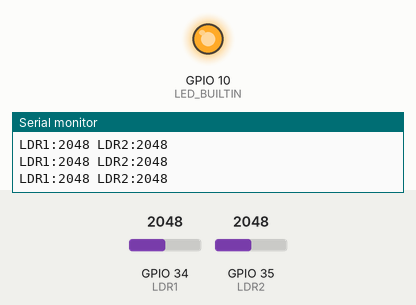
The sketch below on a simulated ESP32. Shown: output pins drawn as LEDs (lit = HIGH), the last lines printed to the serial monitor. Inputs (shaded band) come from the test bench; at power-on: GPIO 34 (LDR1) = 2048, GPIO 35 (LDR2) = 2048.

Above: at 1.2 s.
1.3 s: GPIO 34 (LDR1) set to 491
At 2.5 s:
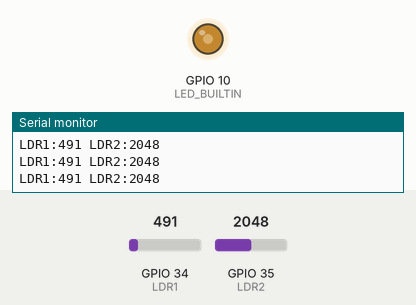
3.0 s: GPIO 34 (LDR1) set to 10
At 3.7 s:
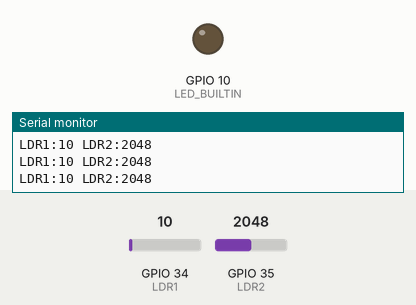
4.5 s: GPIO 34 (LDR1) set to 540
At 4.9 s:
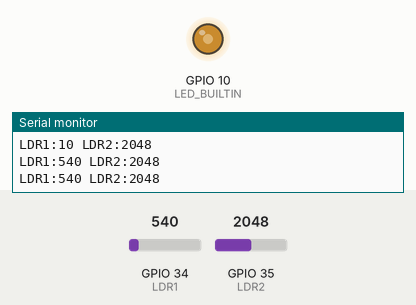
6.0 s: GPIO 34 (LDR1) set to 1228
At 7.2 s:
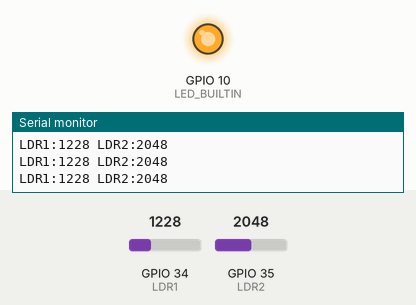
7.5 s: GPIO 34 (LDR1) set to 0
At 8.5 s:
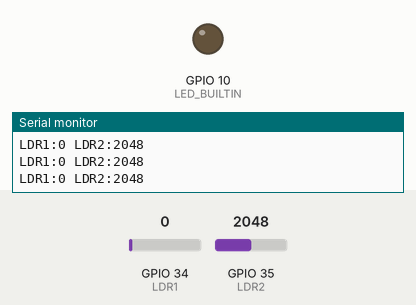
9.0 s: GPIO 34 (LDR1) set to 2047
At 9.7 s:
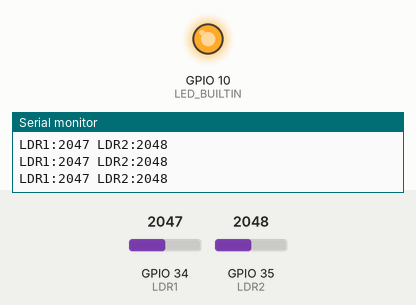
Timing chart, 0 to 11.5 s (numbered marks = the images above; inputs shaded):
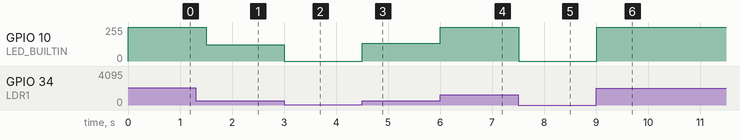

Measured:
- after the input at 1.3 s, GPIO 10 (LED_BUILTIN): 255/255 → 122/255 after 0.20 s
- after the input at 3.0 s, GPIO 10 (LED_BUILTIN): 122/255 → 0/255 at once
- after the input at 4.5 s, GPIO 10 (LED_BUILTIN): 0/255 → 134/255 at once
- after the input at 6.0 s, GPIO 10 (LED_BUILTIN): 134/255 → 255/255 at once
- after the input at 7.5 s, GPIO 10 (LED_BUILTIN): 255/255 → 0/255 at once
- after the input at 9.0 s, GPIO 10 (LED_BUILTIN): 0/255 → 255/255 at once

The sketch:

P05_Light_Detection.ino
```cpp
// (licence header left out)
#include "config.h"
int ldr1Reading = 0;      // to store analog value of LDR1
int ldr2Reading = 0;      // to store analog value of LDR2
int LEDBrightness = 0;    // to store the value of LED Brightness
int threshold_val = 50;   // Add a threshold to control on and off of LED

void setup() {
  Serial.begin(9600);     // initializing serial communication.
  pinMode(LED_BUILTIN, OUTPUT);   // Defining LED pin as output
}

void loop() {
  ldr1Reading = analogRead(LDR1);    // Reading LDR1 value
  ldr2Reading = analogRead(LDR2);    // Reading LDR2 value
  Serial.println((String)"LDR1:" + ldr1Reading + " LDR2:" + ldr2Reading); // Printing to serial monitor

  if (ldr1Reading > threshold_val) {                 // Condition to make LED ON.
    LEDBrightness = map(ldr1Reading, 0, 1023, 0, 255); // Converting LDR to LED Brightness.
    analogWrite(LED_BUILTIN, LEDBrightness); // Writing Brightness to LED.
  }
  else {
    analogWrite(LED_BUILTIN, 0);             // If LDR is below threshold make LED OFF.
  }
  delay(300);                               // delay to make output readable on serial monitor.
}
```

config.h
```cpp
// (licence header left out)
#ifndef _CONFIG_H
#define _CONFIG_H

#define STX D2           // Software Serial Tx Pin
#define SRX D3           // Software Serial Rx Pin

#define EN1 5            // Motor 1 PWM Pin
#define EN2 6            // Motor 2 PWM  Pin
#define IN1 4            // Motor 1 Direction Pin
#define IN2 7            // Motor 2 Direction Pin

#define LDR1 A6          // Right LDR Sensor
#define LDR2 A7          // Left LDR Sensor

#define IRRX 8           // IR Receiver

#define BUZZ 9           // Buzzer Output

#define LED_BUILTIN 10   // LED Pin

#define TRIG 11          // Trigger Pin for Sonar
#define ECHO 12          // Echo Pin for Sonar

#define RGB 13     	 // RGB LED Output

#define LF1 A0   	 // Right IRRX Module
#define LF2 A1   	 // Center IRRX Module
#define LF3 A2   	 // Left IRRX Module
#define BV A3    	 // Battery Voltage Pin
#define SDA_PIN A4   	 // Right LDR Sensor
#define SCL_PIN A5   	 // Left LDR Sensor

#define MAX_DISTANCE 500 // We will use this for maximum Sonar distance

// We will use the below enum to define different RGB Colours
enum RGBColor { UNDEF, RED, ORANGE, YELLOW, GREEN,  BLUE, PURPLE, WHITE, BLACK };

#endif // _CONFIG_H
```
